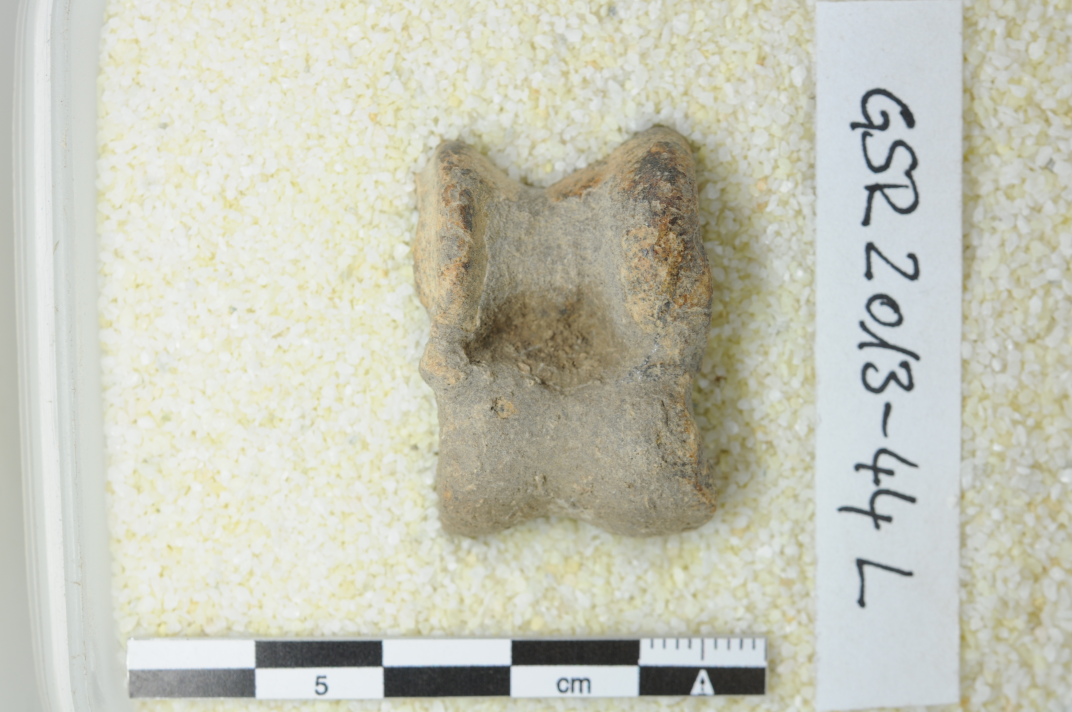
#> input picture thesis/img/example.jpg, 4288 x 2848 px (shown at 1/4 size)
$ python -i segmentation.py   (imports and definitions only)   (older library calls are emulated)
#> lines starting #> are read from the running program, lines starting #| are printed output that depends on the picture
from math import radians, sqrt, exp
import numpy as np
from scipy.cluster.vq import kmeans2
from scipy.ndimage import convolve
from skimage import  color, img_as_ubyte
from skimage.filters import gabor_filter, gaussian_filter
from skimage.filters.rank import median, mean
from skimage.transform import rescale
from skimage.morphology import disk, watershed
from skimage.util import pad
from skimage import morphology
from skimage import segmentation
import mahotas as mh

from helpers import features as fh
from sklearn.decomposition import PCA, RandomizedPCA

MU = 1.3
SCALE = 0.2
INITIAL_WINDOW_SIZE = 50
BORDER_SIZE = 100
PADDING = 150

# [50 lines left out: functions watershed_cut, watershed, not called in this run]

def active_contours(image):
    WINDOW_SIZE = 4
    SIGMA = .1
    SCALE=.1

    image = rescale(image, SCALE)
    step_size = WINDOW_SIZE / 2
    image_with_padded_borders = pad(image, ((step_size, step_size), (step_size, step_size), (0, 0)), mode='symmetric')
    features = np.zeros((image.shape[0], image.shape[1], WINDOW_SIZE*WINDOW_SIZE))

    for y in range(image.shape[0]):
        for x in range(image.shape[1]):
            neighborhood = image_with_padded_borders[y:y+WINDOW_SIZE, x:x+WINDOW_SIZE]

            gradient_filter_y = [[0, 0, 0], [-1, 0, 1], [0, 0, 0]]
            gradient_images_y = np.zeros_like(neighborhood)
            gradient_images_y[:, :, 0] = convolve(neighborhood[:, :, 0], gradient_filter_y)
            gradient_images_y[:, :, 1] = convolve(neighborhood[:, :, 1], gradient_filter_y)
            gradient_images_y[:, :, 2] = convolve(neighborhood[:, :, 2], gradient_filter_y)

            gradient_filter_x = [[0, -1, 0], [0, 0, 0], [0, 1, 0]]
            gradient_images_x = np.zeros_like(neighborhood)
            gradient_images_x[:, :, 0] = convolve(neighborhood[:, :, 0], gradient_filter_x)
            gradient_images_x[:, :, 1] = convolve(neighborhood[:, :, 1], gradient_filter_x)
            gradient_images_x[:, :, 2] = convolve(neighborhood[:, :, 2], gradient_filter_x)

            result = np.zeros((neighborhood.shape[0], neighborhood.shape[1]))
            for y in range(neighborhood.shape[0]):
                for x in range(neighborhood.shape[1]):
                    mat = np.array([
                        [1 + np.sum(np.power(gradient_images_x[y,x,:], 2)), np.sum(np.multiply(gradient_images_x[y,x,:], gradient_images_y[y,x,:]))],
                        [np.sum(np.multiply(gradient_images_x[y,x,:], gradient_images_y[y,x,:])), 1 + np.sum(np.power(gradient_images_x[y,x,:], 2))]
                    ])
                    result[y, x] = exp(-np.linalg.det(mat) / SIGMA)
            features[y, x, :] = result.flatten()

    return segmentation_clustering(features, add_locality=False)

# [142 lines left out: functions felzenszwalb, slic, textural_edges, gabor, segmentation_clustering, not called in this run]

>>> import cv2
>>> picture = cv2.cvtColor(cv2.imread('../thesis/img/example.jpg'), cv2.COLOR_BGR2RGB)
>>> result = active_contours(picture)
#> in active_contours, `image = rescale(image, SCALE)`:
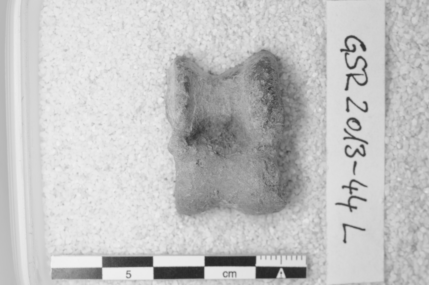
#> image: shape (285, 429, 1) float64; min 0.147, max 0.948, mean 0.766
#> (the run stopped early here; a loop or call above may not have finished)
